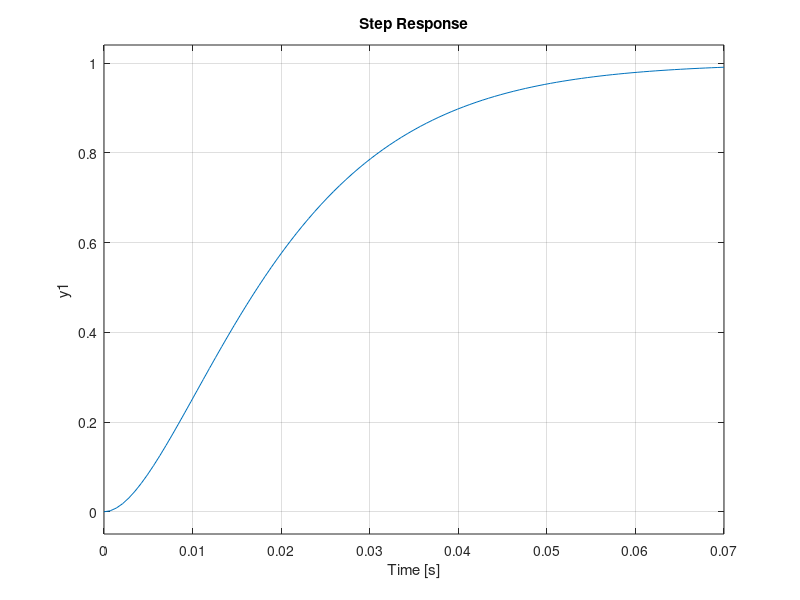
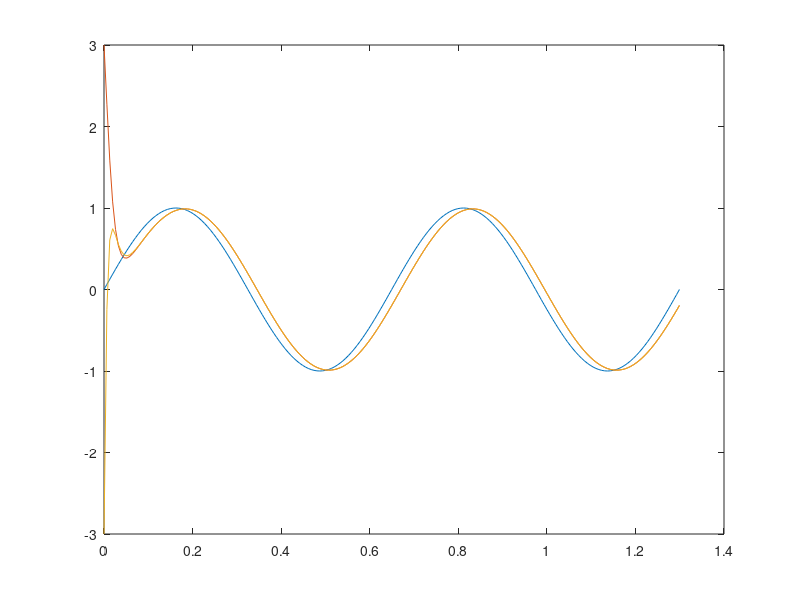

Write MATLAB code to recreate these figures, in order.
R1 = 47e3;
R2 = 47e3;
C1 = 220e-9;
C2 = 220e-9;
A = [-1/C1/R1-1/C1/R2, -1/C1/R1;1/C2/R2 0];
B = [1/C1/R1; 0];
C = [0 1];
D = [0];

sys=ss(A,B,C,D);

[num,den]=ss2tf(A,B,C,D);
H = tf(num,den)

%figure()
subplot(211); impulse(sys);
subplot(212); step(sys);

%
figure()
w0 = 1/sqrt(R1*C1*R2*C2)/10;
T = 2*pi/w0;
t = 0:T/100:2*T;
u = sin(w0*t);
x0 = [-1,3];
y = lsim(sys,u,t,x0);
y1 = lsim(H,u,t,x0);
plot(t,u,t,y,t,y1);
